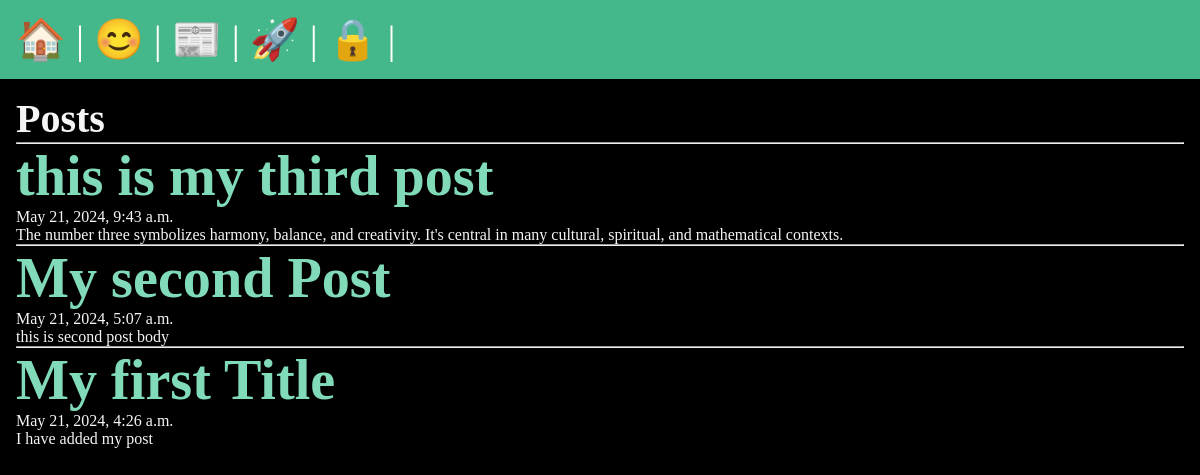
The app's page /posts/, older data.
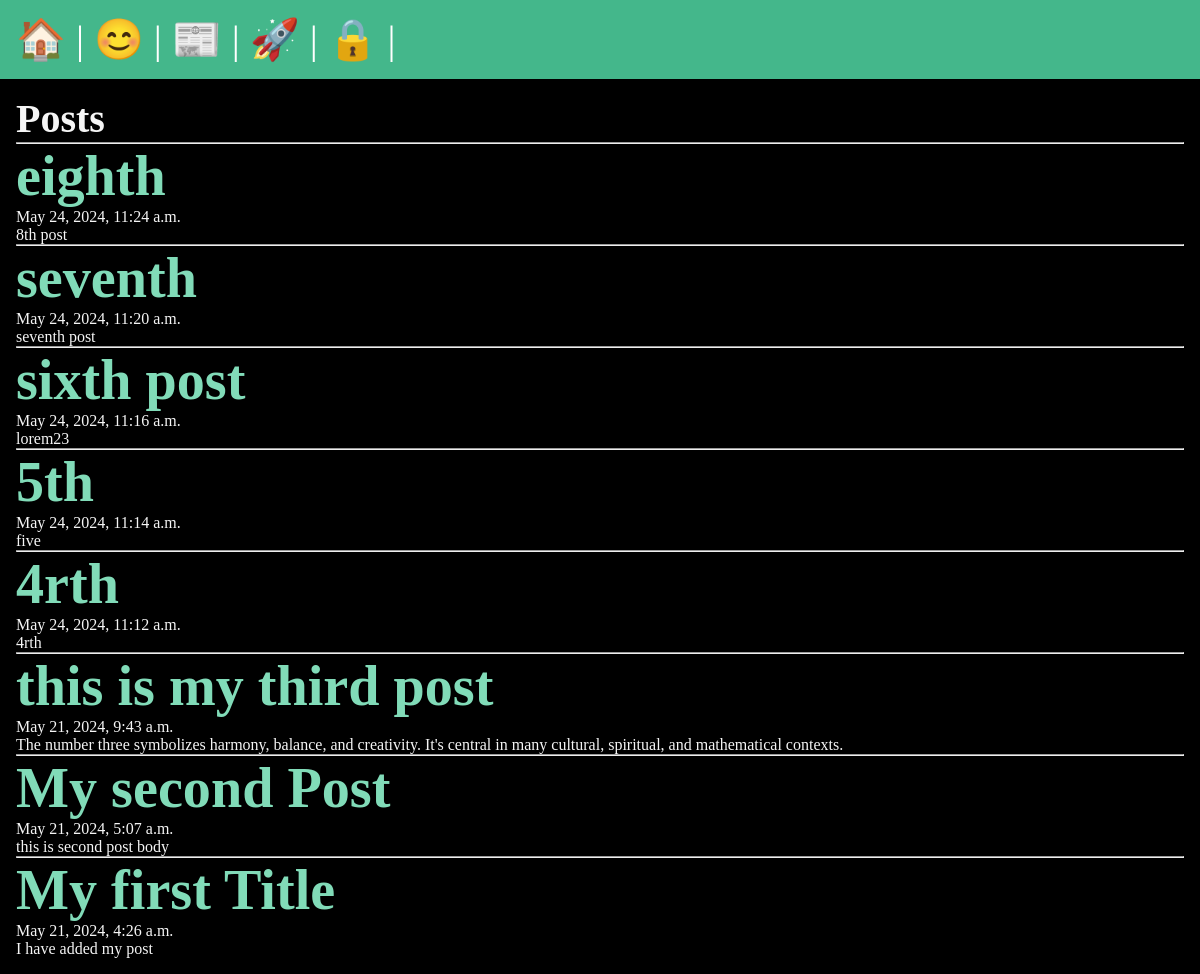
The same page, newer data.
### posts/models.py (models this page shows, shortened)
class Post(models.Model):
    title = models.CharField(max_length=75)
    body = models.TextField(null=True)
    slug = models.SlugField(null=True)
    date = models.DateTimeField(auto_now_add=True)
    banner = models.ImageField(default='default.jpg',blank=True)
    author = models.ForeignKey(User,on_delete=models.CASCADE,null=True)

### posts/views.py (the view)
# urls.py: path('',views.posts_list,name='list'),
def posts_list(request):
    posts = Post.objects.all().order_by('-date')
    context = {'posts': posts}
    return render(request, 'posts/posts_list.html',context)

### posts/templates/posts/posts_list.html (shortened to what this page needs)
{% extends 'layout.html' %}
{% block content %}
<div>
<h1>Posts </h1>
{% for post in posts %}
   <div>
    <hr>
    <h3>
      <a href="{% url 'posts:page' slug=post.slug %}">
         {{ post.title }}
      </a>
   </h3>
   <p> {{ post.date }} </p>
   <p> {{ post.body }} </p>
   </div>
   {% endfor %}
</div>
{% endblock  %}

Row changes from the older to the newer data that the page shows:
added Post: title "eighth", date "May 24, 2024, 11:24 a.m.", body "8th post"
added Post: title "seventh", date "May 24, 2024, 11:20 a.m.", body "seventh post"
added Post: title "sixth post", date "May 24, 2024, 11:16 a.m.", body "lorem23"
added Post: title "5th", date "May 24, 2024, 11:14 a.m.", body "five"
added Post: title "4rth", date "May 24, 2024, 11:12 a.m.", body "4rth"
